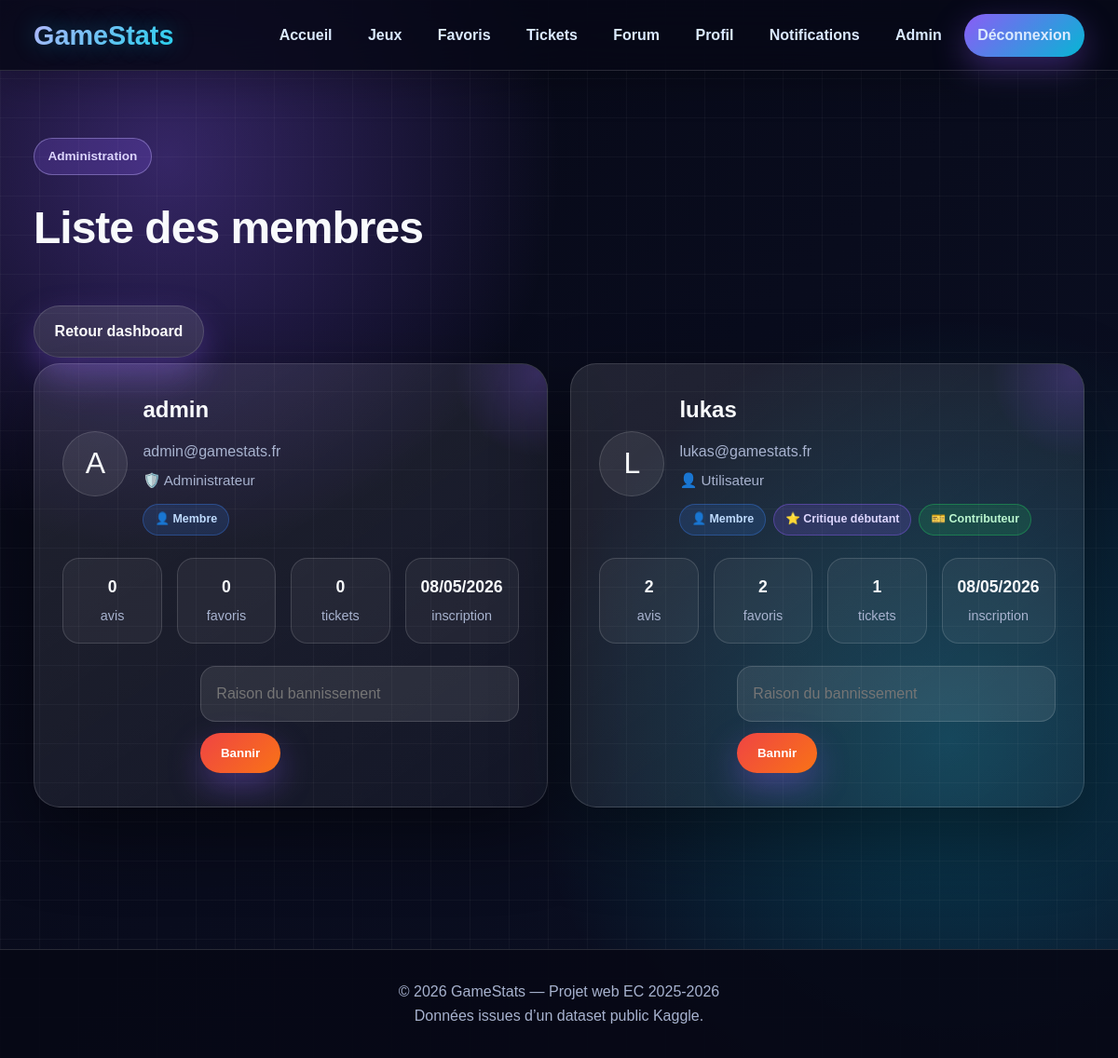
The page /admin/users.php (signed in) on the database its author committed.
### tables this page shows
CREATE TABLE users (
    id INT AUTO_INCREMENT PRIMARY KEY,
    username VARCHAR(50) NOT NULL UNIQUE,
    email VARCHAR(100) NOT NULL UNIQUE,
    password VARCHAR(255) NOT NULL,
    avatar VARCHAR(255),
    bio TEXT,
    role ENUM('user', 'admin') DEFAULT 'user',
    is_banned TINYINT(1) DEFAULT 0,
    ban_reason VARCHAR(255) DEFAULT NULL,
    created_at DATETIME DEFAULT CURRENT_TIMESTAMP
);

### www/includes/badges.php (called while the page is built, shortened)
<?php
function getUserBadges(array $user): array
{
    $badges = [];
    $reviewCount = (int)($user['review_count'] ?? 0);
    $favoriteCount = (int)($user['favorite_count'] ?? 0);
    $ticketCount = (int)($user['ticket_count'] ?? 0);
    $createdAt = $user['created_at'] ?? null;
    if ($createdAt) {
        $createdDate = new DateTime($createdAt);
        $now = new DateTime();
        $accountAgeDays = $createdDate->diff($now)->days;
    }
    $badges[] = [
        'key' => 'member',
        'label' => 'Membre',
        'icon' => '👤',
        'class' => 'badge-user'
    ];
    if ($reviewCount >= 1) {
        $badges[] = [
            'key' => 'reviewer_beginner',
            'label' => 'Critique débutant',
            'icon' => '⭐',
            'class' => 'badge-reviewer'
        ];
    }
    if ($ticketCount >= 1) {
        $badges[] = [
            'key' => 'contributor',
            'label' => 'Contributeur',
            'icon' => '🎫',
            'class' => 'badge-contributor'
        ];
    }
    return $badges;
}

### www/admin/users.php (the view, shortened to what this page needs)
<?php
require_once '../includes/auth.php';
require_once '../includes/badges.php';
$stmt = $pdo->query(
    'SELECT
        users.*,
        COUNT(DISTINCT reviews.id) AS review_count,
        COUNT(DISTINCT favorites.game_id) AS favorite_count,
        COUNT(DISTINCT tickets.id) AS ticket_count
     FROM users
     LEFT JOIN reviews ON users.id = reviews.user_id
     LEFT JOIN favorites ON users.id = favorites.user_id
     LEFT JOIN tickets ON users.id = tickets.user_id
     GROUP BY users.id
     ORDER BY users.created_at DESC'
);
$users = $stmt->fetchAll();
include '../includes/header.php';
?>
<section class="section">
    <div class="container">
        <div class="admin-header">
            <div>
                <span class="eyebrow">Administration</span>
                <h1 class="section-title">Liste des membres</h1>
            </div>
            <a href="dashboard.php" class="btn btn-secondary">
                Retour dashboard
            </a>
        </div>
        <div class="admin-users-grid">
            <?php foreach ($users as $user): ?>
                <?php $userBadges = getUserBadges($user); ?>
                <article class="info-box admin-user-card">
                    <div class="admin-user-top">
                        <div class="admin-user-avatar">
                            <?php if (!empty($user['avatar'])): ?>
                                <?php
                                    $avatarFile = basename($user['avatar']);
                                    $avatarPath = '../assets/uploads/' . $avatarFile;
                                ?>
                                <img
                                    src="<?= htmlspecialchars($avatarPath) ?>"
                                    alt="<?= htmlspecialchars($user['username']) ?>"
                                >
                            <?php else: ?>
                                <?= htmlspecialchars(strtoupper(substr($user['username'], 0, 1))) ?>
                            <?php endif; ?>
                        </div>
                        <div>
                            <h2>
                                <a href="../user.php?id=<?= htmlspecialchars($user['id']) ?>">
                                    <?= htmlspecialchars($user['username']) ?>
                                </a>
                            </h2>
                            <p><?= htmlspecialchars($user['email']) ?></p>
                            <div class="admin-user-role">
                                <?= $user['role'] === 'admin'
                                    ? '🛡️ Administrateur'
                                    : '👤 Utilisateur' ?>
                            </div>
                            <div class="user-badges">
                                <?php foreach ($userBadges as $badge): ?>
                                    <span class="user-badge <?= htmlspecialchars($badge['class']) ?>">
                                        <?= htmlspecialchars($badge['icon']) ?>
                                        <?= htmlspecialchars($badge['label']) ?>
                                    </span>
                                <?php endforeach; ?>
                            </div>
                        </div>
                    </div>
                    <div class="admin-user-stats">
                        <div>
                            <strong><?= htmlspecialchars($user['review_count']) ?></strong>
                            <span>avis</span>
                        </div>
                        <div>
                            <strong><?= htmlspecialchars($user['favorite_count']) ?></strong>
                            <span>favoris</span>
                        </div>
                        <div>
                            <strong><?= htmlspecialchars($user['ticket_count']) ?></strong>
                            <span>tickets</span>
                        </div>
                        <div>
                            <strong>
                                <?= htmlspecialchars(date('d/m/Y', strtotime($user['created_at']))) ?>
                            </strong>
                            <span>inscription</span>
                        </div>
                    </div>
                    <div class="admin-user-actions">
                        <?php if ((int)$user['is_banned'] === 1): ?>
                            <form action="unban_user.php" method="POST" class="admin-user-status-confirm-form">
                                <input
                                    type="hidden"
                                    name="csrf_token"
                                    value="<?= generateCsrfToken() ?>"
                                >
                                <input
                                    type="hidden"
                                    name="user_id"
                                    value="<?= htmlspecialchars($user['id']) ?>"
                                >
                                <button class="btn" type="submit">
                                    Débannir
                                </button>
                            </form>
                        <?php else: ?>
                            <form action="ban_user.php" method="POST" class="admin-user-status-confirm-form">
                                <input
                                    type="text"
                                    name="ban_reason"
                                    placeholder="Raison du bannissement"
                                    class="ban-reason-input"
                                    required
                                >
                                <button class="btn btn-danger" type="submit">
                                    Bannir
                                </button>
                            </form>
                        <?php endif; ?>
                    </div>
                </article>
            <?php endforeach; ?>
        </div>
    </div>
</section>
<?php include '../includes/footer.php'; ?>

### rows shown on the page
users: username "A", username "admin", email "admin@gamestats.fr", role "🛡️ Administrateur", icon "👤", label "Membre", review_count "0", favorite_count "0", ticket_count "0", created_at "08/05/2026"
users: username "L", username "lukas", email "lukas@gamestats.fr", role "👤 Utilisateur", icon "👤", label "Membre", icon "⭐", label "Critique débutant", icon "🎫", label "Contributeur", review_count "2", favorite_count "2", ticket_count "1", created_at "08/05/2026"
